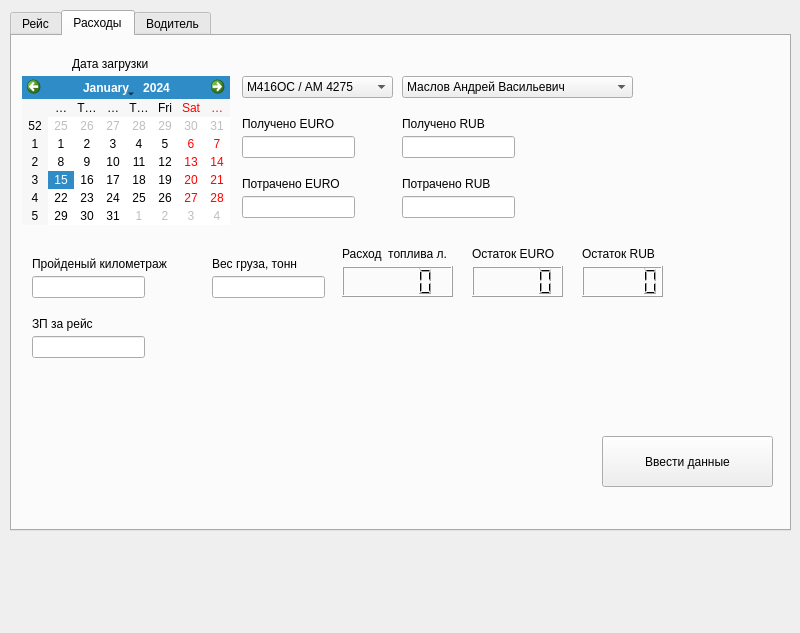
<?xml version="1.0" encoding="UTF-8"?>
<ui version="4.0">
 <class>MainWindow</class>
 <widget class="QMainWindow" name="MainWindow">
  <property name="geometry">
   <rect>
    <x>0</x>
    <y>0</y>
    <width>800</width>
    <height>633</height>
   </rect>
  </property>
  <property name="windowTitle">
   <string>Внесение данных в базу учета</string>
  </property>
  <property name="windowIcon">
   <iconset>
    <normaloff>icon/truck.png</normaloff>icon/truck.png</iconset>
  </property>
  <property name="iconSize">
   <size>
    <width>50</width>
    <height>50</height>
   </size>
  </property>
  <widget class="QWidget" name="centralwidget">
   <widget class="QTabWidget" name="dateLoadcash">
    <property name="geometry">
     <rect>
      <x>10</x>
      <y>10</y>
      <width>781</width>
      <height>521</height>
     </rect>
    </property>
    <property name="currentIndex">
     <number>1</number>
    </property>
    <property name="iconSize">
     <size>
      <width>40</width>
      <height>40</height>
     </size>
    </property>
    <widget class="QWidget" name="TabReis">
     <attribute name="icon">
      <iconset>
       <normaloff>icon/world.png</normaloff>icon/world.png</iconset>
     </attribute>
     <attribute name="title">
      <string>Рейс</string>
     </attribute>
     <widget class="QPushButton" name="loadbtnReis">
      <property name="geometry">
       <rect>
        <x>600</x>
        <y>390</y>
        <width>161</width>
        <height>51</height>
       </rect>
      </property>
      <property name="text">
       <string>Внести данные</string>
      </property>
      <property name="icon">
       <iconset>
        <normaloff>icon/pen.png</normaloff>icon/pen.png</iconset>
      </property>
      <property name="iconSize">
       <size>
        <width>40</width>
        <height>40</height>
       </size>
      </property>
     </widget>
     <widget class="QComboBox" name="cmbLoad">
      <property name="geometry">
       <rect>
        <x>250</x>
        <y>40</y>
        <width>111</width>
        <height>22</height>
       </rect>
      </property>
      <item>
       <property name="text">
        <string>Россия</string>
       </property>
      </item>
      <item>
       <property name="text">
        <string>Греция</string>
       </property>
      </item>
      <item>
       <property name="text">
        <string>Италия</string>
       </property>
      </item>
      <item>
       <property name="text">
        <string>Болгария</string>
       </property>
      </item>
      <item>
       <property name="text">
        <string>Румыния</string>
       </property>
      </item>
      <item>
       <property name="text">
        <string>Чехия</string>
       </property>
      </item>
     </widget>
     <widget class="QLabel" name="label">
      <property name="geometry">
       <rect>
        <x>50</x>
        <y>20</y>
        <width>111</width>
        <height>16</height>
       </rect>
      </property>
      <property name="text">
       <string>Дата загрузки</string>
      </property>
     </widget>
     <widget class="QLabel" name="label_2">
      <property name="geometry">
       <rect>
        <x>250</x>
        <y>20</y>
        <width>111</width>
        <height>16</height>
       </rect>
      </property>
      <property name="text">
       <string>Страна загрузки</string>
      </property>
     </widget>
     <widget class="QLabel" name="label_3">
      <property name="geometry">
       <rect>
        <x>60</x>
        <y>220</y>
        <width>111</width>
        <height>16</height>
       </rect>
      </property>
      <property name="text">
       <string>Дата выгрузки</string>
      </property>
     </widget>
     <widget class="QComboBox" name="cmbUpload">
      <property name="geometry">
       <rect>
        <x>250</x>
        <y>240</y>
        <width>111</width>
        <height>22</height>
       </rect>
      </property>
      <item>
       <property name="text">
        <string>Россия</string>
       </property>
      </item>
      <item>
       <property name="text">
        <string>Греция</string>
       </property>
      </item>
      <item>
       <property name="text">
        <string>Италия</string>
       </property>
      </item>
      <item>
       <property name="text">
        <string>Румыния</string>
       </property>
      </item>
      <item>
       <property name="text">
        <string>Болгария</string>
       </property>
      </item>
      <item>
       <property name="text">
        <string>Чехия</string>
       </property>
      </item>
     </widget>
     <widget class="QLabel" name="label_4">
      <property name="geometry">
       <rect>
        <x>250</x>
        <y>220</y>
        <width>121</width>
        <height>16</height>
       </rect>
      </property>
      <property name="text">
       <string>Страна выгрузки</string>
      </property>
     </widget>
     <widget class="QComboBox" name="cmbCarnumber">
      <property name="geometry">
       <rect>
        <x>250</x>
        <y>100</y>
        <width>141</width>
        <height>22</height>
       </rect>
      </property>
      <item>
       <property name="text">
        <string>М416ОС / АМ 4275</string>
       </property>
      </item>
      <item>
       <property name="text">
        <string>М519НЕ / АМ 3711</string>
       </property>
      </item>
     </widget>
     <widget class="QComboBox" name="cmbDriverfio">
      <property name="geometry">
       <rect>
        <x>410</x>
        <y>100</y>
        <width>241</width>
        <height>22</height>
       </rect>
      </property>
      <item>
       <property name="text">
        <string>Маслов Андрей Васильевич</string>
       </property>
      </item>
      <item>
       <property name="text">
        <string>Поснов Владимир Михайлович</string>
       </property>
      </item>
     </widget>
     <widget class="QLineEdit" name="lineCashdrive">
      <property name="geometry">
       <rect>
        <x>420</x>
        <y>240</y>
        <width>141</width>
        <height>22</height>
       </rect>
      </property>
     </widget>
     <widget class="QLabel" name="label_5">
      <property name="geometry">
       <rect>
        <x>420</x>
        <y>220</y>
        <width>141</width>
        <height>16</height>
       </rect>
      </property>
      <property name="text">
       <string>Стоимость перевозки</string>
      </property>
     </widget>
     <widget class="QComboBox" name="cmbVal">
      <property name="geometry">
       <rect>
        <x>570</x>
        <y>240</y>
        <width>51</width>
        <height>22</height>
       </rect>
      </property>
      <item>
       <property name="text">
        <string>RUB</string>
       </property>
      </item>
      <item>
       <property name="text">
        <string>EUR</string>
       </property>
      </item>
      <item>
       <property name="text">
        <string>USD</string>
       </property>
      </item>
     </widget>
     <widget class="QCalendarWidget" name="dateLoad">
      <property name="geometry">
       <rect>
        <x>10</x>
        <y>40</y>
        <width>208</width>
        <height>149</height>
       </rect>
      </property>
      <property name="selectedDate">
       <date>
        <year>2018</year>
        <month>9</month>
        <day>12</day>
       </date>
      </property>
     </widget>
     <widget class="QCalendarWidget" name="dateUpload">
      <property name="geometry">
       <rect>
        <x>10</x>
        <y>240</y>
        <width>208</width>
        <height>149</height>
       </rect>
      </property>
      <property name="selectedDate">
       <date>
        <year>2018</year>
        <month>9</month>
        <day>21</day>
       </date>
      </property>
      <property name="gridVisible">
       <bool>false</bool>
      </property>
     </widget>
    </widget>
    <widget class="QWidget" name="TabCash">
     <attribute name="icon">
      <iconset>
       <normaloff>icon/banknote.png</normaloff>icon/banknote.png</iconset>
     </attribute>
     <attribute name="title">
      <string>Расходы</string>
     </attribute>
     <widget class="QLabel" name="label_6">
      <property name="geometry">
       <rect>
        <x>60</x>
        <y>20</y>
        <width>101</width>
        <height>16</height>
       </rect>
      </property>
      <property name="text">
       <string>Дата загрузки</string>
      </property>
     </widget>
     <widget class="QCalendarWidget" name="dateLoadCash">
      <property name="geometry">
       <rect>
        <x>10</x>
        <y>40</y>
        <width>208</width>
        <height>149</height>
       </rect>
      </property>
     </widget>
     <widget class="QComboBox" name="cmb_car_cash">
      <property name="geometry">
       <rect>
        <x>230</x>
        <y>40</y>
        <width>151</width>
        <height>22</height>
       </rect>
      </property>
      <item>
       <property name="text">
        <string>М416ОС / АМ 4275</string>
       </property>
      </item>
      <item>
       <property name="text">
        <string>М519НЕ / АМ 3711</string>
       </property>
      </item>
     </widget>
     <widget class="QComboBox" name="fiocmbCash">
      <property name="geometry">
       <rect>
        <x>390</x>
        <y>40</y>
        <width>231</width>
        <height>22</height>
       </rect>
      </property>
      <item>
       <property name="text">
        <string>Маслов Андрей Васильевич</string>
       </property>
      </item>
      <item>
       <property name="text">
        <string>Поснов Владимир Михайлович</string>
       </property>
      </item>
     </widget>
     <widget class="QLabel" name="label_7">
      <property name="geometry">
       <rect>
        <x>230</x>
        <y>80</y>
        <width>101</width>
        <height>16</height>
       </rect>
      </property>
      <property name="text">
       <string>Получено EURO</string>
      </property>
     </widget>
     <widget class="QLineEdit" name="cmbCashLoadEuro">
      <property name="geometry">
       <rect>
        <x>230</x>
        <y>100</y>
        <width>113</width>
        <height>22</height>
       </rect>
      </property>
     </widget>
     <widget class="QLabel" name="label_8">
      <property name="geometry">
       <rect>
        <x>390</x>
        <y>80</y>
        <width>101</width>
        <height>16</height>
       </rect>
      </property>
      <property name="text">
       <string>Получено RUB</string>
      </property>
     </widget>
     <widget class="QLineEdit" name="cmbCashLoadRub">
      <property name="geometry">
       <rect>
        <x>390</x>
        <y>100</y>
        <width>113</width>
        <height>22</height>
       </rect>
      </property>
     </widget>
     <widget class="QLabel" name="label_9">
      <property name="geometry">
       <rect>
        <x>230</x>
        <y>140</y>
        <width>111</width>
        <height>16</height>
       </rect>
      </property>
      <property name="text">
       <string>Потрачено EURO</string>
      </property>
     </widget>
     <widget class="QLabel" name="label_10">
      <property name="geometry">
       <rect>
        <x>390</x>
        <y>140</y>
        <width>111</width>
        <height>16</height>
       </rect>
      </property>
      <property name="text">
       <string>Потрачено RUB</string>
      </property>
     </widget>
     <widget class="QLineEdit" name="cmbCashSpentEuro">
      <property name="geometry">
       <rect>
        <x>230</x>
        <y>160</y>
        <width>113</width>
        <height>22</height>
       </rect>
      </property>
     </widget>
     <widget class="QLineEdit" name="cmbCashSpentRub">
      <property name="geometry">
       <rect>
        <x>390</x>
        <y>160</y>
        <width>113</width>
        <height>22</height>
       </rect>
      </property>
     </widget>
     <widget class="QPushButton" name="loadbtnCash">
      <property name="geometry">
       <rect>
        <x>590</x>
        <y>400</y>
        <width>171</width>
        <height>51</height>
       </rect>
      </property>
      <property name="text">
       <string>Ввести данные</string>
      </property>
      <property name="icon">
       <iconset>
        <normaloff>icon/pen.png</normaloff>icon/pen.png</iconset>
      </property>
      <property name="iconSize">
       <size>
        <width>40</width>
        <height>40</height>
       </size>
      </property>
     </widget>
     <widget class="QLabel" name="label_11">
      <property name="geometry">
       <rect>
        <x>20</x>
        <y>220</y>
        <width>161</width>
        <height>16</height>
       </rect>
      </property>
      <property name="text">
       <string>Пройденый километраж</string>
      </property>
     </widget>
     <widget class="QLabel" name="label_12">
      <property name="geometry">
       <rect>
        <x>200</x>
        <y>220</y>
        <width>101</width>
        <height>16</height>
       </rect>
      </property>
      <property name="text">
       <string>Вес груза, тонн</string>
      </property>
     </widget>
     <widget class="QLineEdit" name="CashKm">
      <property name="geometry">
       <rect>
        <x>20</x>
        <y>240</y>
        <width>113</width>
        <height>22</height>
       </rect>
      </property>
     </widget>
     <widget class="QLineEdit" name="CashGross">
      <property name="geometry">
       <rect>
        <x>200</x>
        <y>240</y>
        <width>113</width>
        <height>22</height>
       </rect>
      </property>
     </widget>
     <widget class="QLCDNumber" name="lcdCash">
      <property name="geometry">
       <rect>
        <x>330</x>
        <y>230</y>
        <width>111</width>
        <height>31</height>
       </rect>
      </property>
      <property name="font">
       <font>
        <weight>50</weight>
        <bold>false</bold>
       </font>
      </property>
      <property name="midLineWidth">
       <number>0</number>
      </property>
      <property name="smallDecimalPoint">
       <bool>false</bool>
      </property>
      <property name="mode">
       <enum>QLCDNumber::Dec</enum>
      </property>
      <property name="intValue" stdset="0">
       <number>0</number>
      </property>
     </widget>
     <widget class="QLabel" name="label_13">
      <property name="geometry">
       <rect>
        <x>330</x>
        <y>210</y>
        <width>121</width>
        <height>16</height>
       </rect>
      </property>
      <property name="text">
       <string>Расход  топлива л.</string>
      </property>
     </widget>
     <widget class="QLabel" name="label_14">
      <property name="geometry">
       <rect>
        <x>460</x>
        <y>210</y>
        <width>91</width>
        <height>16</height>
       </rect>
      </property>
      <property name="text">
       <string>Остаток EURO</string>
      </property>
     </widget>
     <widget class="QLCDNumber" name="lcd_euro_lost">
      <property name="geometry">
       <rect>
        <x>460</x>
        <y>230</y>
        <width>91</width>
        <height>31</height>
       </rect>
      </property>
     </widget>
     <widget class="QLabel" name="label_15">
      <property name="geometry">
       <rect>
        <x>570</x>
        <y>210</y>
        <width>81</width>
        <height>16</height>
       </rect>
      </property>
      <property name="text">
       <string>Остаток RUB</string>
      </property>
     </widget>
     <widget class="QLCDNumber" name="lcd_rub_lost">
      <property name="geometry">
       <rect>
        <x>570</x>
        <y>230</y>
        <width>81</width>
        <height>31</height>
       </rect>
      </property>
     </widget>
     <widget class="QLabel" name="label_16">
      <property name="geometry">
       <rect>
        <x>20</x>
        <y>280</y>
        <width>81</width>
        <height>16</height>
       </rect>
      </property>
      <property name="text">
       <string>ЗП за рейс</string>
      </property>
     </widget>
     <widget class="QLineEdit" name="zp_cash">
      <property name="geometry">
       <rect>
        <x>20</x>
        <y>300</y>
        <width>113</width>
        <height>22</height>
       </rect>
      </property>
     </widget>
    </widget>
    <widget class="QWidget" name="TabDriver">
     <attribute name="icon">
      <iconset>
       <normaloff>icon/user.png</normaloff>icon/user.png</iconset>
     </attribute>
     <attribute name="title">
      <string>Водитель</string>
     </attribute>
    </widget>
   </widget>
  </widget>
 </widget>
 <resources/>
 <connections/>
</ui>
